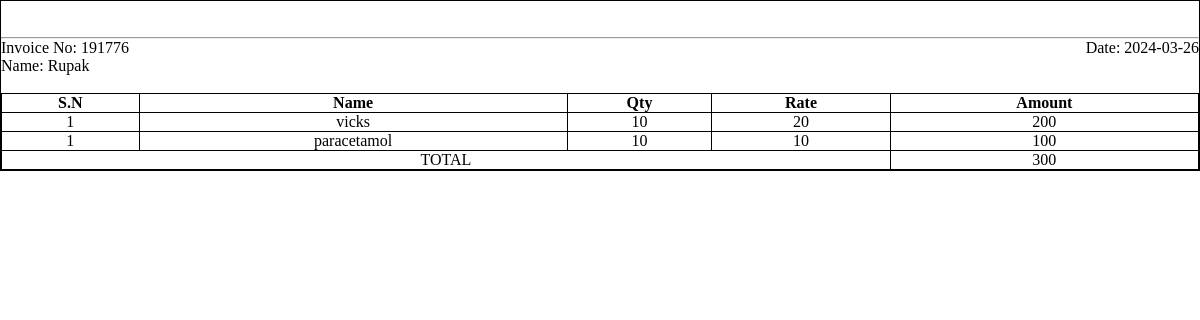
Page /home/bill.php?invoice_no=191776 on the committed database.
### tables this page shows
CREATE TABLE `invoice` (
  `id` int(11) NOT NULL,
  `invoice_no` int(11) NOT NULL,
  `customer_name` varchar(128) NOT NULL,
  `medicine_name` varchar(128) NOT NULL,
  `quantity` int(11) NOT NULL,
  `rate` int(11) NOT NULL,
  `total` int(11) NOT NULL,
  `date` date NOT NULL
);

### home/bill.php (the view, shortened to what this page needs)
<?php
include '../includes/database.php';
$pharmacyName = $_SESSION['pharmacyName'];
$address = $_SESSION['address'];
$query = "SELECT * FROM invoice WHERE invoice_no =".$_GET['invoice_no'];
$result = mysqli_query($conn, $query);
$records = mysqli_fetch_all($result, MYSQLI_ASSOC);
$count = 0;
$sumQuery = "SELECT SUM(total) from invoice WHERE invoice_no =".$_GET['invoice_no'];
$result = mysqli_query($conn, $sumQuery);
$totalAmount = mysqli_fetch_array($result);
?>
<!DOCTYPE html>
<html lang="en">
<head>
    <link rel="stylesheet" href="../styles/style.css">
</head>
<body>
    <div class="invoice-container">
        <div class="pharmacy-info">
            <h2><?php echo $pharmacyName; ?></h2><br>
            <i><?php echo $address; ?></i><br>
        </div><hr>
        <div class="invoice-info">
            <div class="customer-info">
                <span class="date">Date: <?= $records[0]['date']; ?></span>
                <span class="customer-name">Invoice No: <?= $records[0]['invoice_no']; ?></span><br>
                <span class="customer-name">Name: <?= $records[0]['customer_name']; ?></span><br>
            </div><br>
            <div class="medicine-info">
                <table class="bill-table">
                    <tr>
                        <th>S.N</th>
                        <th>Name</th>
                        <th>Qty</th>
                        <th>Rate</th>
                        <th>Amount</th>
                    </tr>
                    <?php foreach($records as $record): ?>
                        <tr>
                            <td><?= $count+1; ?></td>
                            <td><?= $record['medicine_name']; ?></td>
                            <td><?= $record['quantity']; ?></td>
                            <td><?= $record['rate']; ?></td>
                            <td><?= $record['total']; ?></td>
                        </tr>
                        <?php endforeach; ?>
                    <tr>
                        <td colspan="4">TOTAL</td>
                        <td><?= $totalAmount[0]; ?></td>
                    </tr>
                </table>
            </div>
        </div>
    </div>
</body>
</html>

### styles/style.css (style rules this page uses)
* { padding: 0; margin: 0; box-sizing: border-box; }
:root { --primary-color: rgba(0, 122, 87, 0.821); --secondary-color: rgba(106, 205, 177, 0.821); }
body { overflow: hidden; }
.invoice-container { border: 1px solid black; text-align: center; }
.medicine-info { display: flex; justify-content: center; align-items: center; }
.bill-table { border: 1px solid black; width: 100%; border-collapse: collapse; }
.bill-table td, th { border: 1px solid black; }
.customer-name { float: left; }
.date { float: right; }

### rows in the picture
invoice: date "2024-03-26", invoice_no "191776", customer_name "Rupak", medicine_name "vicks", quantity "10", rate "20", total "200"
invoice: medicine_name "paracetamol", quantity "10", rate "10", total "100"

### other values in the picture
$totalAmount[0] "300"
